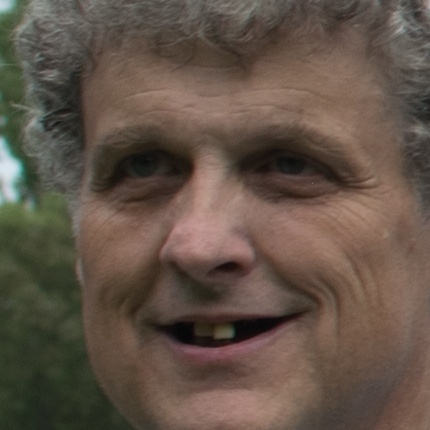
//> input picture img/Andy Potter 1.jpg, 430 x 430 px, given in place of the camera
$ ./getfaces   (built with g++ and OpenCV 4)
//> lines starting //> are read from the running program, lines starting //| are printed output that depends on the picture
//> further down, faces is the input picture: 430 rows x 430 cols, CV_8UC3; mean B, G, R 71.4, 82.9, 97.8

#include <iostream>
#include "opencv2/objdetect/objdetect.hpp"
#include "opencv2/highgui/highgui.hpp"
#include "opencv2/imgproc/imgproc.hpp"
#include <opencv2/opencv.hpp>


using namespace cv;
using namespace std;


String face_cascade_name = "haarcascade_frontalface_alt.xml";
CascadeClassifier face_cascade;

Mat detectAndDisplay( Mat frame, CascadeClassifier face_cascade )
{
  std::vector<Rect> faces;
  Mat frame_gray;

  cvtColor( frame, frame_gray, CV_BGR2GRAY );
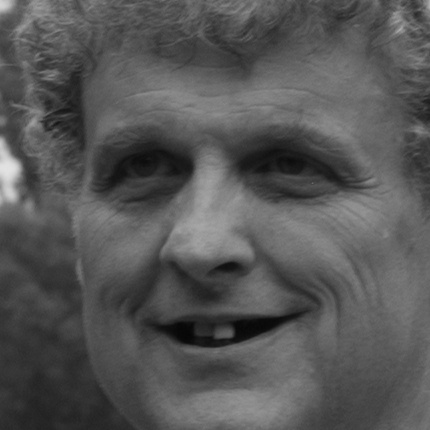
//> frame_gray: 430 rows x 430 cols, CV_8UC1; min 6, max 227, mean 86
  equalizeHist( frame_gray, frame_gray );
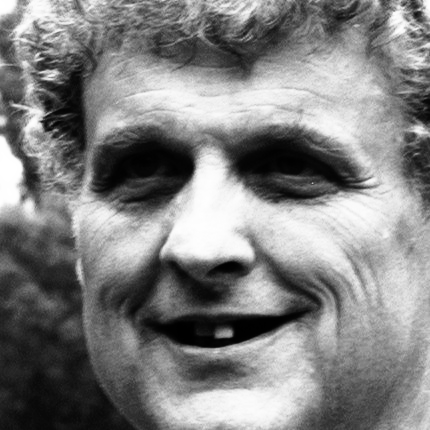
//> frame_gray: 430 rows x 430 cols, CV_8UC1; min 0, max 255, mean 128.8

  //-- Detect faces
  face_cascade.detectMultiScale( frame_gray, faces, 1.1, 2, 0|CV_HAAR_SCALE_IMAGE, Size(30, 30) );
//> faces = 1 Rect (x, y, width, height): [20, 27, 393, 393]

  for( int i = 0; i < faces.size(); i++ )
  {
    cout << "looping through faces" << endl;
    Point center( faces[i].x + faces[i].width*0.5, faces[i].y + faces[i].height*0.5 );
    //ellipse( frame, center, Size( faces[i].width*0.5, faces[i].height*0.5), 0, 0, 360, Scalar( 255, 0, 255 ), 4, 8, 0 );

    Mat faceROI = frame( faces[i] );
    return faceROI;

  }
//> this loop made 1 pass
//> center on pass 1: Point(216, 223)
//| looping through faces
//> pass 1, in detectAndDisplay, `Mat faceROI = frame( faces[i] );`:
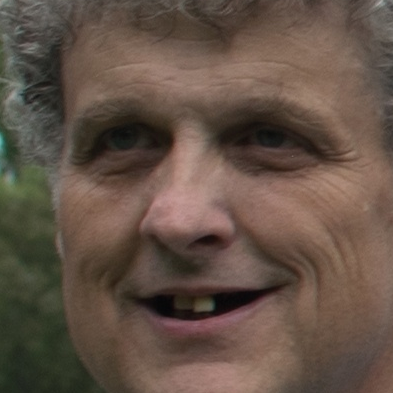
//> faceROI: 393 rows x 393 cols, CV_8UC3; mean B, G, R 70.5, 82.1, 99.2

 }

int main(int argc, char *argv[])
{
    Mat faces;
    cout << "opennig cam" << endl;
    VideoCapture cap(-1);
    face_cascade.load(face_cascade_name);
    cout << "entering while loop" << endl;
    while(true)
    {
        cap.read(faces);
        cout << "read from cam" << endl;
        Mat faceROI = detectAndDisplay(faces, face_cascade);
        cout << "getting size and faces" << endl;
        imshow("faces", faces);

        if(!faceROI.empty())
        {
             if((faceROI.rows * faceROI.cols) > 10000)
             {
                   imwrite("face.jpg", faceROI);
                   break;
             }
        }
        if(waitKey(1) == 'q')
            break;
    }
    return 0;
}

$ run again, on img/Andy Potter 2.jpg
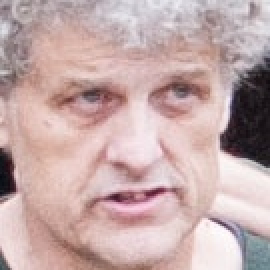
//> input picture img/Andy Potter 2.jpg, 135 x 135 px, given in place of the camera (shown 2 times larger)
//> faces is the input picture: 135 rows x 135 cols, CV_8UC3; mean B, G, R 169.3, 170, 196
//> in detectAndDisplay, `equalizeHist( frame_gray, frame_gray );`:
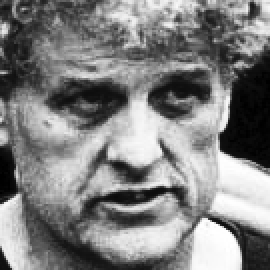
//> frame_gray: 135 rows x 135 cols, CV_8UC1 (shown 2 times larger); min 0, max 255, mean 128.6
//> faces = 1 Rect (x, y, width, height): [8, 5, 124, 124]
//> the loop in detectAndDisplay, `for( int i = 0; i < faces.size(); i++ )` made 1 pass
//> center on pass 1: Point(70, 67)
//> (printed output is left out)
//> pass 1, in detectAndDisplay, `Mat faceROI = frame( faces[i] );`:
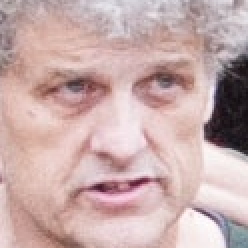
//> faceROI: 124 rows x 124 cols, CV_8UC3 (shown 2 times larger); mean B, G, R 170.9, 171.9, 199.6

$ run again, on img/Ben Grawi 1.jpg
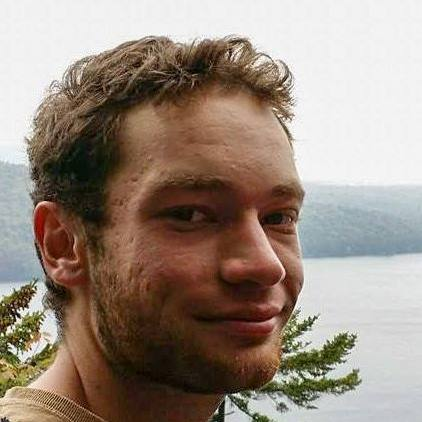
//> input picture img/Ben Grawi 1.jpg, 422 x 422 px, given in place of the camera
//> faces is the input picture: 422 rows x 422 cols, CV_8UC3; mean B, G, R 127, 138.9, 153.9
//> in detectAndDisplay, `equalizeHist( frame_gray, frame_gray );`:
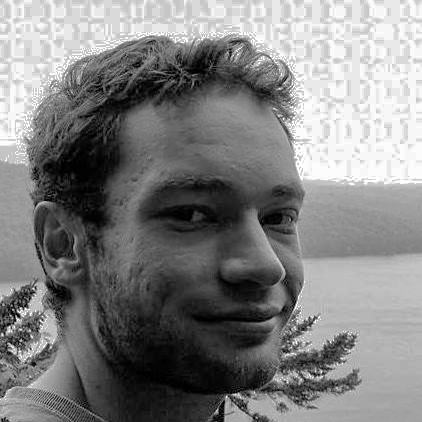
//> frame_gray: 422 rows x 422 cols, CV_8UC1; min 0, max 255, mean 129.1
//> faces = 1 Rect (x, y, width, height): [105, 117, 258, 258]
//> the loop in detectAndDisplay, `for( int i = 0; i < faces.size(); i++ )` made 1 pass
//> center on pass 1: Point(234, 246)
//> (printed output is left out)
//> pass 1, in detectAndDisplay, `Mat faceROI = frame( faces[i] );`:
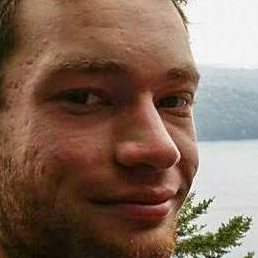
//> faceROI: 258 rows x 258 cols, CV_8UC3; mean B, G, R 88.3, 104.1, 129.6
